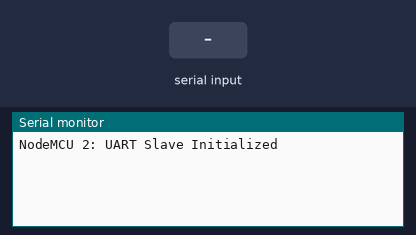
The sketch below on a simulated ESP8266 (NodeMCU). Shown: the last lines printed to the serial monitor. The test bench sets the inputs (shaded band).

Above: at 1.2 s.
1.3 s: "BAUD:\n" received over the second serial link
At 2.3 s:
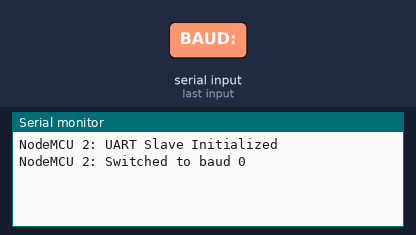
2.8 s: "90,45\n" received over the second serial link
At 4.0 s:
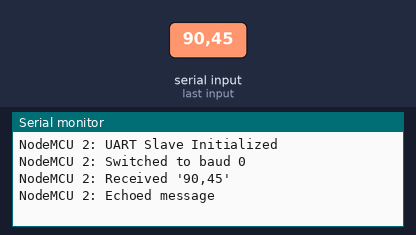
4.3 s: "5\n" received over the second serial link
At 5.2 s:
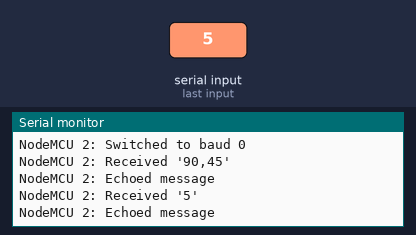

The sketch:

Slave.ino
```cpp
#include <SoftwareSerial.h>

// Define SoftwareSerial pins (D6 = RX, D5 = TX)
SoftwareSerial mySerial(D6, D5);

void setup() {
  Serial.begin(115200); // Serial monitor
  mySerial.begin(9600); // Start with base 9600
  Serial.println("NodeMCU 2: UART Slave Initialized");
}

void loop() {
  // Check for baud rate change command
  if (mySerial.available()) {
    String command = mySerial.readStringUntil('\n');
    command.trim();
    if (command.startsWith("BAUD:")) {
      int baud = command.substring(5).toInt();
      mySerial.end();
      delay(50); // Allow line to settle
      mySerial.begin(baud);
      Serial.print("NodeMCU 2: Switched to baud ");
      Serial.println(baud);
      return;
    }

    // Echo message back
    Serial.print("NodeMCU 2: Received '");
    Serial.print(command);
    Serial.println("'");

    mySerial.println(command);
    Serial.println("NodeMCU 2: Echoed message");
  }
}
```

Measured:
- after the input at 1.3 s, the serial monitor: prints a new line after 0.05 s (image 1)
- after the input at 2.8 s, the serial monitor: prints a new line at once (image 2)
- after the input at 4.3 s, the serial monitor: prints a new line at once (image 3)
